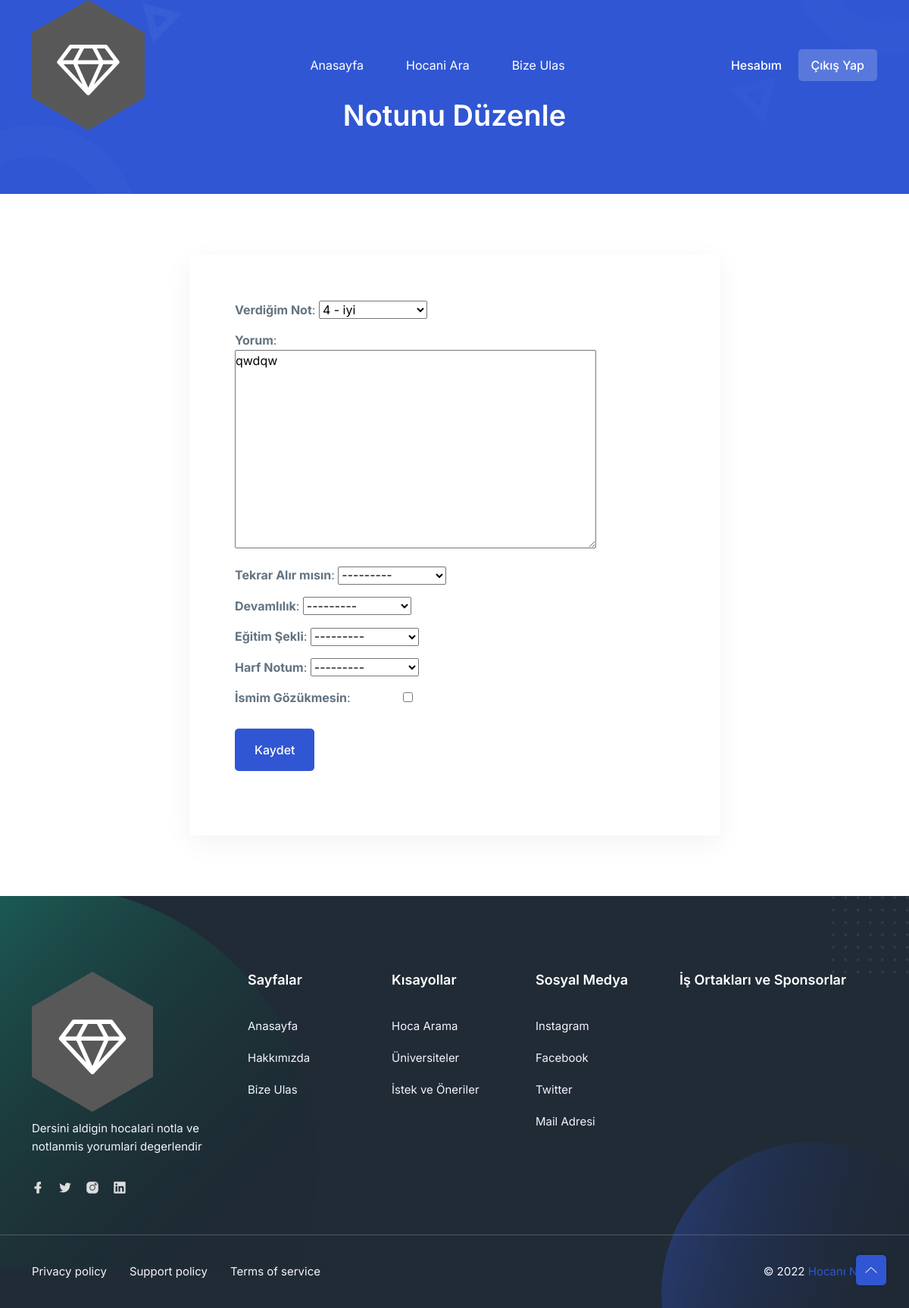
/editcomment/1/131/ (signed in), run on an earlier commit of the app's database.
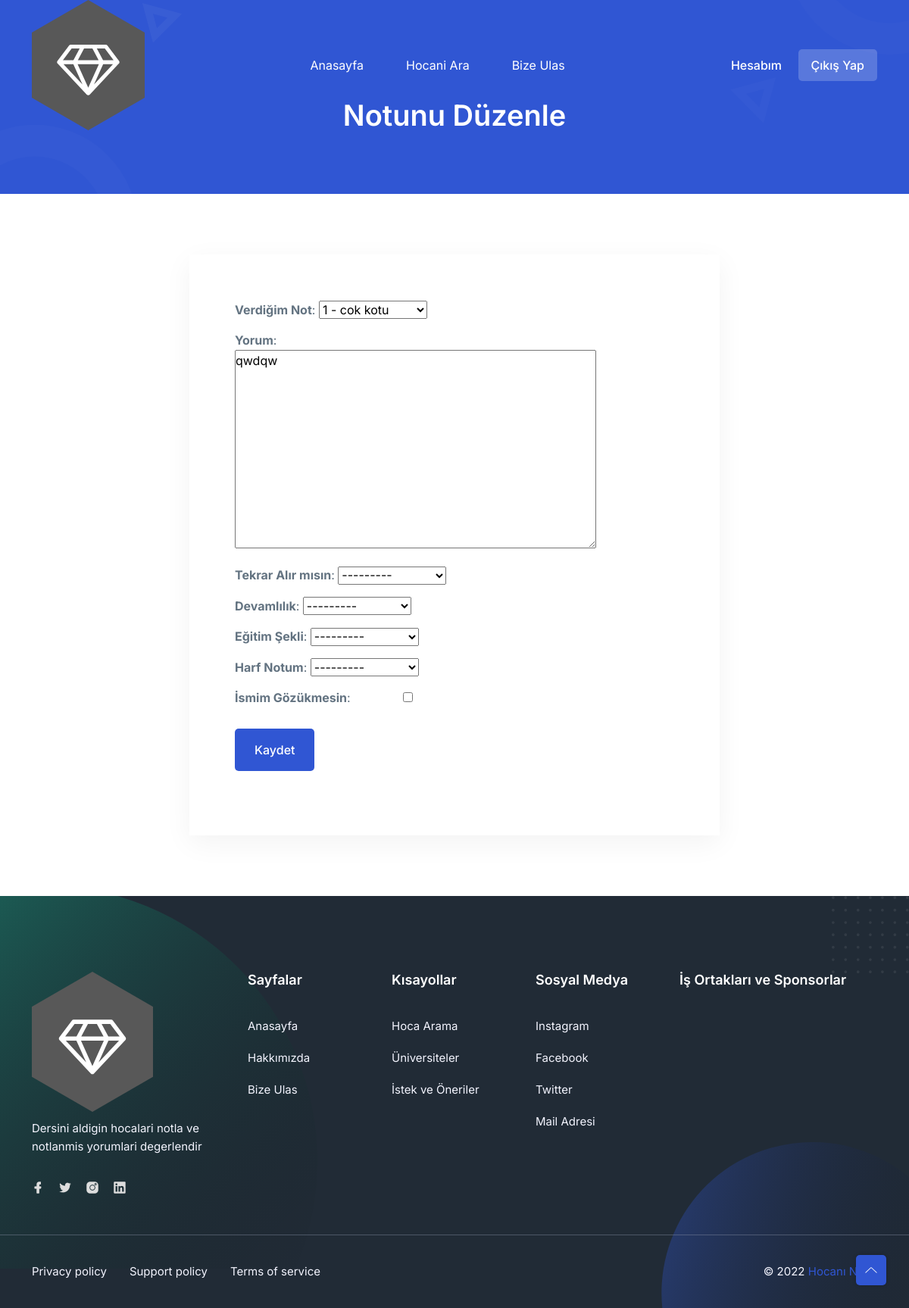
And on a later commit of the database.
### comment/models.py (models this page shows, shortened)
class Comment(models.Model):
    doctor = models.ForeignKey(Doctor, on_delete=models.CASCADE)
    comment_author = models.CharField(max_length=150)
    comment_author_id = models.IntegerField()
    rate = models.FloatField(choices=RATE_CHOICES, null=True)
    comment_body = models.TextField(max_length=1000, blank=True)
    take_again = models.CharField(max_length=20, choices=TAKE_AGAIN_CHOICES, null=True, blank=True)
    attandance = models.CharField(max_length=20, choices=ATTANDANCE_CHOICES, null=True, blank=True)
    online_class = models.CharField(max_length=20, choices=ONLINE_CLASS_CHOICES, null=True, blank=True)
    grade = models.CharField(max_length=20, choices=GRADE_CHOICES, null=True, blank=True)
    anonymous = models.BooleanField(default=False, blank=True)
    date_time = models.DateTimeField(auto_now_add=True, blank=True)
    likes = models.ManyToManyField(User, related_name='comments_likes', blank=True)
    dislikes = models.ManyToManyField(User, related_name='comments_dislikes', blank=True)
    total_likes = models.IntegerField(default=0, blank=True)
    total_dislikes = models.IntegerField(default=0, blank=True)
    net_like = models.IntegerField(default=0, blank=True)
    total_answers = models.IntegerField(default=0, blank=True) # this is number of commentanswers (re-comments)

### comment/views.py (the view, shortened to what this page needs)
# urls.py: path("editcomment/<int:doctor_id>/<int:comment_id>/", views.commenteditview, name = 'editcomment'),
def commenteditview(request, doctor_id, comment_id):
    doctor = get_object_or_404(Doctor, id=doctor_id)
    user_id = request.user.id
    the_comment = Comment.objects.get(doctor=doctor_id, comment_author_id=user_id)
    update_form = RateForm(instance=the_comment)
    snf = Sinkaf() #kufur hakaret engelliyor
    return render(request=request, template_name="comment_edit.html", context={"edit_form":update_form})

### templates/comment_edit.html (shortened to what this page needs)
{% extends 'includes/base.html' %}
{% block body %}
{% load static %}
<section class="ud-page-banner">
    <div class="container">
      <div class="row">
        <div class="col-lg-12">
          <div class="ud-banner-content">
            <h1>Notunu Düzenle</h1>
          </div>
        </div>
      </div>
    </div>
</section>
<section class="ud-login">
    <div class="container">
      <div class="row">
        <div class="col-lg-12">
          <div class="ud-login-wrapper">
            <form class="ud-login-form" method="post">
                <div  style="font-weight:bold">
                {{ edit_form.as_p }}
                </div>
                <button type="submit" value="Yorum Ekle" style="margin-top:20px;" class="ud-main-btn w-20">Kaydet</button>
            </form>
        </div>
      </div>
    </div>
  </section>
{% endblock %}

What changed in the data, as far as the page shows it:
changed Comment "qwdqw": rate "4 - iyi" → "1 - cok kotu"
